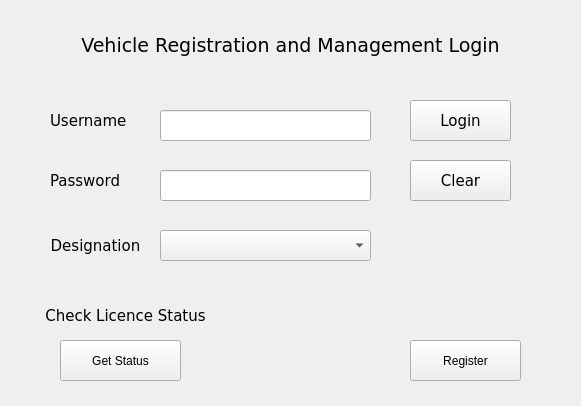
<?xml version="1.0" encoding="UTF-8"?>
<ui version="4.0">
 <class>Login_page</class>
 <widget class="QMainWindow" name="Login_page">
  <property name="geometry">
   <rect>
    <x>0</x>
    <y>0</y>
    <width>581</width>
    <height>406</height>
   </rect>
  </property>
  <property name="windowTitle">
   <string>User Login</string>
  </property>
  <property name="windowIcon">
   <iconset resource="iconresource.qrc">
    <normaloff>:/new/icons/Resources/icons/export-icon.png</normaloff>:/new/icons/Resources/icons/export-icon.png</iconset>
  </property>
  <property name="layoutDirection">
   <enum>Qt::LeftToRight</enum>
  </property>
  <widget class="QWidget" name="centralWidget">
   <widget class="QLabel" name="label">
    <property name="geometry">
     <rect>
      <x>0</x>
      <y>0</y>
      <width>581</width>
      <height>91</height>
     </rect>
    </property>
    <property name="font">
     <font>
      <family>DejaVu Sans</family>
      <pointsize>14</pointsize>
      <weight>50</weight>
      <bold>false</bold>
     </font>
    </property>
    <property name="layoutDirection">
     <enum>Qt::LeftToRight</enum>
    </property>
    <property name="text">
     <string>Vehicle Registration and Management Login</string>
    </property>
    <property name="alignment">
     <set>Qt::AlignCenter</set>
    </property>
   </widget>
   <widget class="QPushButton" name="pushButton">
    <property name="geometry">
     <rect>
      <x>410</x>
      <y>100</y>
      <width>101</width>
      <height>41</height>
     </rect>
    </property>
    <property name="font">
     <font>
      <family>DejaVu Sans</family>
      <pointsize>11</pointsize>
      <weight>50</weight>
      <bold>false</bold>
     </font>
    </property>
    <property name="text">
     <string>Login</string>
    </property>
   </widget>
   <widget class="QPushButton" name="pushButton_2">
    <property name="geometry">
     <rect>
      <x>410</x>
      <y>160</y>
      <width>101</width>
      <height>41</height>
     </rect>
    </property>
    <property name="font">
     <font>
      <family>DejaVu Sans</family>
      <pointsize>11</pointsize>
      <weight>50</weight>
      <bold>false</bold>
     </font>
    </property>
    <property name="text">
     <string>Clear</string>
    </property>
   </widget>
   <widget class="QLabel" name="label_2">
    <property name="geometry">
     <rect>
      <x>50</x>
      <y>100</y>
      <width>101</width>
      <height>41</height>
     </rect>
    </property>
    <property name="font">
     <font>
      <family>DejaVu Sans</family>
      <pointsize>11</pointsize>
      <weight>50</weight>
      <bold>false</bold>
     </font>
    </property>
    <property name="text">
     <string>Username</string>
    </property>
   </widget>
   <widget class="QLabel" name="label_3">
    <property name="geometry">
     <rect>
      <x>50</x>
      <y>160</y>
      <width>81</width>
      <height>41</height>
     </rect>
    </property>
    <property name="font">
     <font>
      <family>DejaVu Sans</family>
      <pointsize>11</pointsize>
      <weight>50</weight>
      <bold>false</bold>
     </font>
    </property>
    <property name="text">
     <string>Password</string>
    </property>
   </widget>
   <widget class="QLabel" name="label_4">
    <property name="geometry">
     <rect>
      <x>40</x>
      <y>300</y>
      <width>171</width>
      <height>31</height>
     </rect>
    </property>
    <property name="font">
     <font>
      <family>DejaVu Sans</family>
      <pointsize>11</pointsize>
     </font>
    </property>
    <property name="text">
     <string>Check Licence Status</string>
    </property>
    <property name="alignment">
     <set>Qt::AlignCenter</set>
    </property>
   </widget>
   <widget class="QPushButton" name="pushButton_3">
    <property name="geometry">
     <rect>
      <x>60</x>
      <y>340</y>
      <width>121</width>
      <height>41</height>
     </rect>
    </property>
    <property name="text">
     <string>Get Status</string>
    </property>
   </widget>
   <widget class="QComboBox" name="comboBox">
    <property name="geometry">
     <rect>
      <x>160</x>
      <y>230</y>
      <width>211</width>
      <height>31</height>
     </rect>
    </property>
   </widget>
   <widget class="QLabel" name="label_5">
    <property name="geometry">
     <rect>
      <x>50</x>
      <y>230</y>
      <width>91</width>
      <height>31</height>
     </rect>
    </property>
    <property name="font">
     <font>
      <family>DejaVu Sans</family>
      <pointsize>11</pointsize>
     </font>
    </property>
    <property name="text">
     <string>Designation</string>
    </property>
    <property name="alignment">
     <set>Qt::AlignCenter</set>
    </property>
   </widget>
   <widget class="QPushButton" name="pushButton_4">
    <property name="geometry">
     <rect>
      <x>410</x>
      <y>340</y>
      <width>111</width>
      <height>41</height>
     </rect>
    </property>
    <property name="text">
     <string>Register</string>
    </property>
   </widget>
   <widget class="QLineEdit" name="lineEdit">
    <property name="geometry">
     <rect>
      <x>160</x>
      <y>110</y>
      <width>211</width>
      <height>31</height>
     </rect>
    </property>
   </widget>
   <widget class="QLineEdit" name="lineEdit_2">
    <property name="geometry">
     <rect>
      <x>160</x>
      <y>170</y>
      <width>211</width>
      <height>31</height>
     </rect>
    </property>
    <property name="echoMode">
     <enum>QLineEdit::Password</enum>
    </property>
   </widget>
  </widget>
 </widget>
 <layoutdefault spacing="6" margin="11"/>
 <resources>
  <include location="iconresource.qrc"/>
 </resources>
 <connections/>
</ui>
